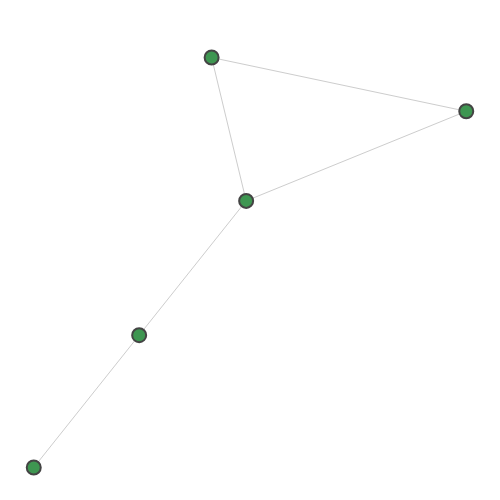

Notebook cell for this chart:
### Code cell
import networkx as nx
from strawberryfields.apps import plot

graph = nx.lollipop_graph(3, 2)
A = nx.to_numpy_array(graph)
plot.graph(graph)

### Figure 1 — Plotly figure (JSON) as saved in the notebook; plotly's stock layout.template omitted (floating-point values rounded to 4 significant figures)
{"data": [{"hoverinfo": "none", "line": {"color": "#CDCDCD", "width": 1}, "mode": "lines", "type": "scatter", "x": [0.5455, -0.01718, null, 0.5455, 0.05914, null, -0.01718, 0.05914, null, 0.05914, -0.1773, null, -0.1773, -0.4102, null], "y": [0.5287, 0.7594, null, 0.5287, 0.1442, null, 0.7594, 0.1442, null, 0.1442, -0.4323, null, -0.4323, -1, null]}, {"hoverinfo": "text", "marker": {"color": "#3e9651", "line": {"width": 2}, "size": 14}, "mode": "markers", "text": ["0", "1", "2", "3", "4"], "type": "scatter", "x": [0.5455, -0.01718, 0.05914, -0.1773, -0.4102], "y": [0.5287, 0.7594, 0.1442, -0.4323, -1]}], "layout": {"height": 500, "hovermode": "closest", "margin": {"b": 0, "l": 0, "r": 0, "t": 25}, "plot_bgcolor": "#ffffff", "showlegend": false, "width": 500, "xaxis": {"showgrid": false, "showticklabels": false, "zeroline": false}, "yaxis": {"showgrid": false, "showticklabels": false, "zeroline": false}}}
